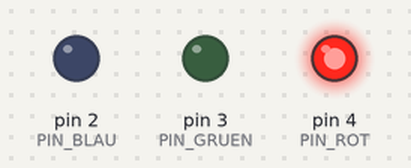
Bench run of a sketch on a simulated Arduino Uno, built with avr-gcc and run on an emulated ATmega328P. Shown: output pins drawn as LEDs (lit = HIGH). What the sketch prints to the serial monitor is not drawn.

Above: at 0.05 s.
At 1.9 s:
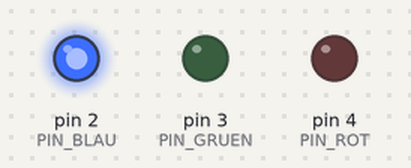
At 3.2 s:
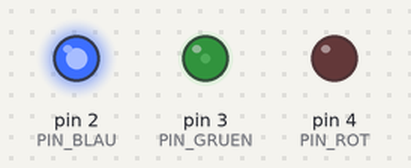
At 3.75 s:
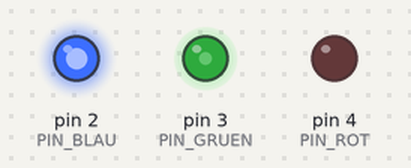
At 5.6 s:
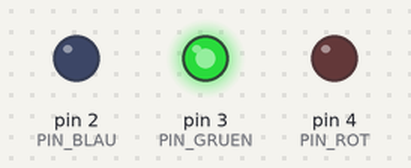
At 7.45 s:
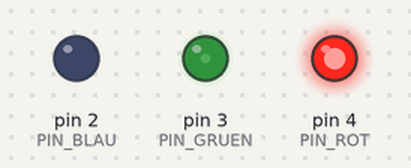
Timing chart, 0 to 10.4 s (numbered marks = the images above):
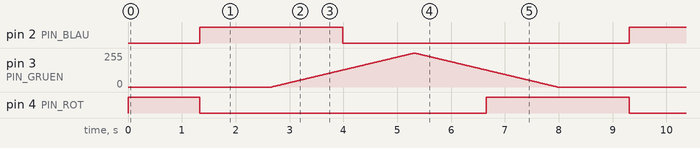

The sketch:

rgbLEDSeriel.ino
```cpp
const int PIN_ROT   = 4;
const int PIN_GRUEN = 3;
const int PIN_BLAU  = 2;

// Start mit Rot 100%
int wertR = 255;
int wertG = 0;
int wertB = 0;

void setup() {
  pinMode( PIN_ROT,   OUTPUT );
  pinMode( PIN_GRUEN, OUTPUT );
  pinMode( PIN_BLAU,  OUTPUT );

  Serial.begin(115200);
}

void loop() {
  // ROT RGB ( 255, 0, 0 ) zu BLAU RGB ( 0, 0, 255 )
  for (int i=0; i<255; i++) {
    setzeLedAusgaenge();
    wertR--;
    wertB++;
  }
  // BLAU RGB ( 0, 0, 255 ) zu GRÜN RGB ( 0, 255, 0 )
  for (int i=0; i<255; i++) {
    setzeLedAusgaenge();
    wertB--;
    wertG++;
  }
  // GRÜN RGB ( 0, 255, 0 ) zu ROT RGB ( 255, 0, 0 )
  for (int i=0; i<255; i++) {
    setzeLedAusgaenge();
    wertG--;
    wertR++;
  }
}

void setzeLedAusgaenge() {
  analogWrite( PIN_ROT,   wertR );
  analogWrite( PIN_GRUEN, wertG );
  analogWrite( PIN_BLAU,  wertB );

  Serial.print(wertB);
  Serial.print("\t");
  Serial.print(wertR);
  Serial.print("\t");
  Serial.print(wertG);
  Serial.println();

  delay(10);
}
```

Measured:
- by itself, pin 2 (PIN_BLAU): alternates HIGH for 2.7 s and LOW for 5.3 s
- by itself, pin 4 (PIN_ROT): repeats every 8.0 s: LOW 5.3 s, HIGH 2.7 s
